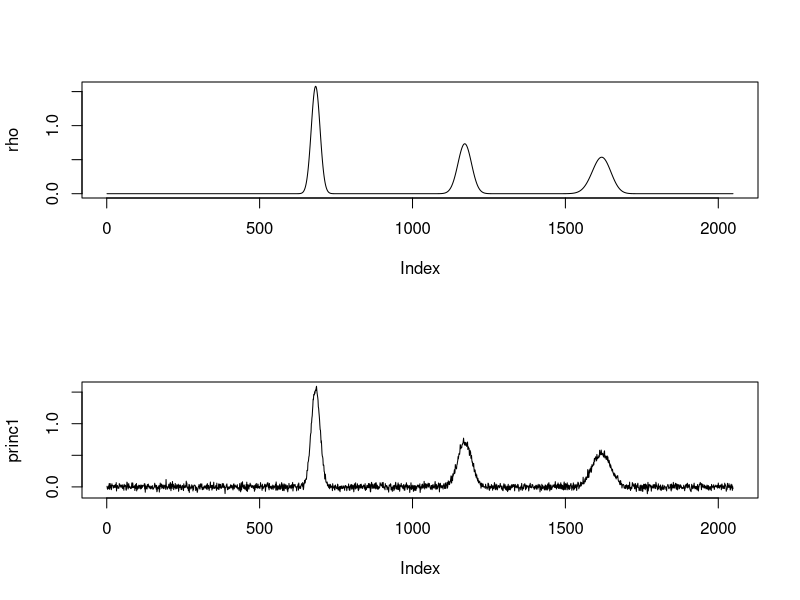

The R source for this figure:
library(MASS)

n=1024
p=2048
par(mfrow=c(2,1))

q = seq(0, 1, length = p)
rho=0.7*dbeta(q,1500,3000)+0.5*dbeta(q,1200,900)+0.5*dbeta(q,600,160)
rho=10*rho/sqrt(sum(rho^2))
plot(rho,,"l")

xdata=array(,dim=c(n,p))

for (i in 1:n){
	xdata[i,]=rnorm(1,0,1)*rho+rnorm(p,0,1)
}

s=1/n*t(xdata)%*%xdata
princ1=10*eigen(s)$vectors[,1]
if (max(princ1)<.5) princ1=-princ1
plot(princ1,,"l")